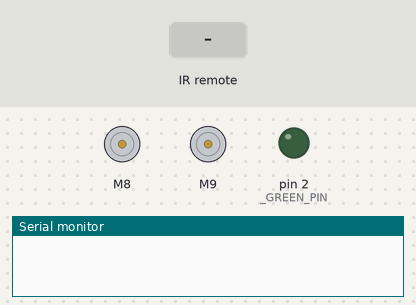
A program run on a simulated Arduino Uno, built with avr-gcc and run on an emulated ATmega328P. On the bench: 2 × DC motor (green arrow = forward, orange = backward, longer = faster), output pins drawn as LEDs (lit = HIGH), the last lines printed to the serial monitor. The test bench sets the inputs (shaded band).

Above: at 1.3 s.
1.4 s: infrared code 0xFFA25D received
At 2.0 s:
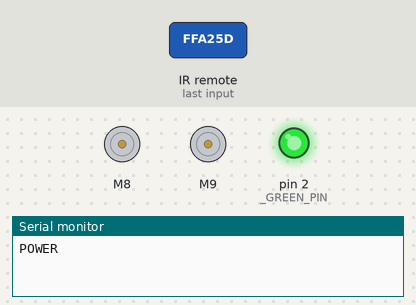
3.0 s: infrared code 0xFFE01F received
At 4.2 s:
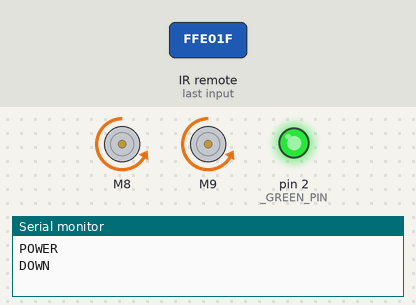
4.5 s: infrared code 0xFF906F received
At 5.5 s:
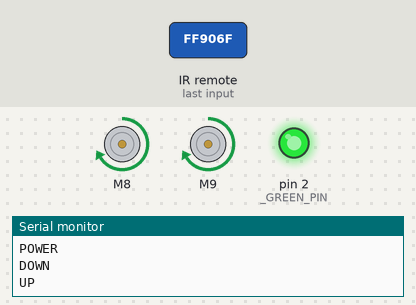
6.0 s: infrared code 0x20DF827D received
At 6.7 s:
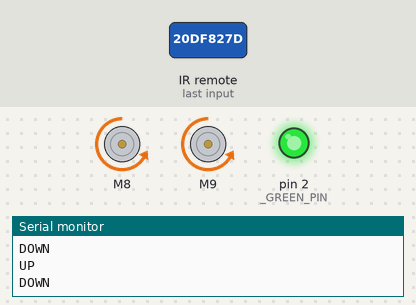
9.0 s: infrared code 0xFF22DD received
At 10.2 s:
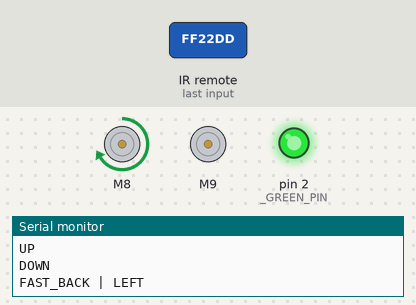
10.5 s: infrared code 0x20DF02FD received
At 11.4 s:
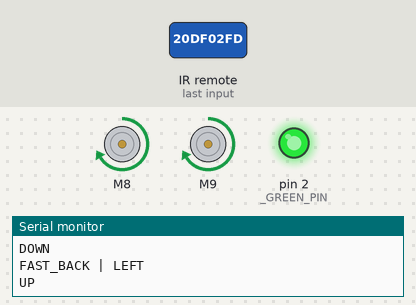
Timing chart, 0 to 15.5 s (numbered marks = the images above; inputs shaded):
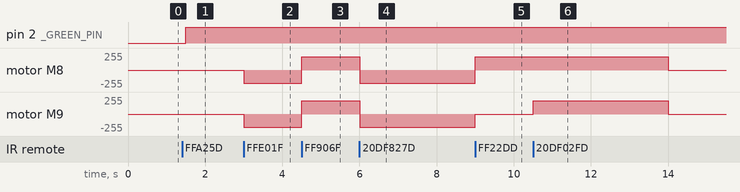

The program:

main.cpp
```cpp
#include <Arduino.h>

#define _CALIBRATE_REMOTE_CONTROL 1
#define _CONTROL_MOTORS_WITH_REMOTE 2
#define _ANALYSE_PINS 3

#define _PROGRAM_TYPE _CONTROL_MOTORS_WITH_REMOTE


// ========================================================================

#if _PROGRAM_TYPE == _CALIBRATE_REMOTE_CONTROL

#include <IRremote.h>

int receiver = 2; // Signal Pin of IR receiver to Arduino Digital Pin 11

/*-----( Declare objects )-----*/
IRrecv irrecv(receiver);     // create instance of 'irrecv'
decode_results results;      // create instance of 'decode_results'

/*-----( Function )-----*/
void translateIR() {
  // takes action based on IR code received
  // describing Remote IR codes

  switch(results.value) {
    case 0xFFA25D: Serial.println("POWER");         break;
    case 0xFFE21D: Serial.println("FUNC/STOP");     break;
    case 0xFF629D: Serial.println("VOL+");          break;
    case 0xFF22DD: Serial.println("FAST BACK");     break;
    case 0xFF02FD: Serial.println("PAUSE");         break;
    case 0xFFC23D: Serial.println("FAST FORWARD");  break;
    case 0xFFE01F: Serial.println("DOWN");          break;
    case 0xFFA857: Serial.println("VOL-");          break;
    case 0xFF906F: Serial.println("UP");            break;
    case 0xFF9867: Serial.println("EQ");            break;
    case 0xFFB04F: Serial.println("ST/REPT");       break;
    case 0xFF6897: Serial.println("0");             break;
    case 0xFF30CF: Serial.println("1");             break;
    case 0xFF18E7: Serial.println("2");             break;
    case 0xFF7A85: Serial.println("3");             break;
    case 0xFF10EF: Serial.println("4");             break;
    case 0xFF38C7: Serial.println("5");             break;
    case 0xFF5AA5: Serial.println("6");             break;
    case 0xFF42BD: Serial.println("7");             break;
    case 0xFF4AB5: Serial.println("8");             break;
    case 0xFF52AD: Serial.println("9");             break;
    case 0xFFFFFFFF: Serial.println(" REPEAT");     break;

    default:

      Serial.print("other button: ");Serial.print(results.value, HEX);Serial.println();

  }// End Case
} //END translateIR

/*
tv remote:
- 20DF02FD = UP
- 20DF827D = DOWN
- 20DFE01F = LEFT
- 20DF609F = RIGHT
- 20DF22DD = OK/CENTER
- 20DF40BF = VOL_UP
- 20DFC03F = VOL_DOWN
*/

void setup() {
  Serial.begin(9600);
  while(!Serial) {};
  Serial.println("IR Receiver Button Decode");
  irrecv.enableIRIn(); // Start the receiver
}

#define _LOOP_DELAY 500
unsigned long loopDelayTime;

void loop() {
  int signalDecoded = irrecv.decode(&results);

  // have we received an IR signal?
  if (signalDecoded) {
    translateIR();
    delay(_LOOP_DELAY); // Do not get immediate repeat
    irrecv.resume(); // receive the next value
  }

  loopDelayTime = signalDecoded ? 0 : _LOOP_DELAY;
  delay(loopDelayTime);
} /* --(end main loop )-- */

#elif _PROGRAM_TYPE == _CONTROL_MOTORS_WITH_REMOTE

#include <L298NX2.h>
#include <IRremote.h>

#define STDBY_PIN 13
#define _GREEN_PIN 2

// Pin definition
// WATCH OUT: THIS PIN DEFINITION IS VERY SPECIFIC
// NOTE: THERE IS A PROBLEM WITH PIN 11
// THERE ARE CONFLICTS WITH THE TIMERS AND THE MOTOR vs IR libraries: https://electronics.stackexchange.com/questions/511633/unable-to-use-ir-receiver-and-motor-shield-together
const unsigned int PWMA = 6;
const unsigned int _A12 = 7;
const unsigned int _A11 = 8;

const unsigned int _B11 = 9;
const unsigned int _B12 = 12;
const unsigned int PWMB = 10; // these have to be "squiggly pins"

// Initialize both motors
L298NX2 motors(PWMA, _A11,_A12, PWMB, _B11, _B12);

#define _RECV_PIN 4 // Signal Pin of IR receiver to Arduino Digital Pin
IRrecv irrecv(_RECV_PIN);     // create instance of 'irrecv'
decode_results results;      // create instance of 'decode_results'

#define _MOTOR_STD_SPEED 200

void handleIrSignal();


void setup() {
  pinMode(_GREEN_PIN, OUTPUT);
  digitalWrite(_GREEN_PIN, LOW);

  // Used to display information
  Serial.begin(9600);

  // Wait for Serial Monitor to be opened
  while (!Serial) {}

    // IR setup
  irrecv.blink13(false);
  irrecv.enableIRIn();
}

#define _LOOP_DELAY 500
unsigned long loopDelayTime;

#define _MOTOR_ACTION_DURATION_MS 3000
unsigned long motorActionStartTimeMs = 0;
unsigned long motorActionEndTimeMs = 0;
unsigned long currentTimeMs;
bool motorsMoving;

void loop() {
  currentTimeMs = millis();
  motorsMoving = motors.isMovingA() || motors.isMovingB();
  if (currentTimeMs > motorActionEndTimeMs && motorsMoving) {
    motors.stop();
  }

  int signalDecoded = irrecv.decode(&results);

  // have we received an IR signal?
  if (signalDecoded) {
    handleIrSignal();
    delay(_LOOP_DELAY); // Do not get immediate repeat
    irrecv.resume(); // receive the next value
  }

  loopDelayTime = signalDecoded ? 0 : _LOOP_DELAY;
  delay(loopDelayTime);
}


void handleIrSignal() {
  // takes action based on IR code received
  // describing Remote IR codes
  bool signalOk = false;

  switch(results.value) {
    case 0xFFA25D:
      Serial.println("POWER");
      signalOk = true;
      motors.stop();
      break;

    case 0xFF02FD: // kit control
    case 0x20DF22DD: // tv remote
      Serial.println("PAUSE | OK");
      signalOk = true;
      motors.stop();
      break;

    case 0xFFE01F:    // kit control
    case 0x20DF827D:  // tv remote
      Serial.println("DOWN");
      signalOk = true;
      motors.setSpeed(_MOTOR_STD_SPEED);
      motors.backward();
      motorActionStartTimeMs = millis();
      motorActionEndTimeMs = motorActionStartTimeMs + _MOTOR_ACTION_DURATION_MS;
      break;

    case 0xFF906F:    // kit control
    case 0x20DF02FD:  // tv remote
      Serial.println("UP");
      signalOk = true;
      motors.setSpeed(_MOTOR_STD_SPEED);
      motors.forward();
      motorActionStartTimeMs = millis();
      motorActionEndTimeMs = motorActionStartTimeMs + _MOTOR_ACTION_DURATION_MS;
      break;

    case 0xFF22DD: // kit control
    case 0x20DFE01F: // tv remote
      Serial.println("FAST_BACK | LEFT");
      signalOk = true;
      motors.setSpeedA(_MOTOR_STD_SPEED);
      motors.forwardA();
      motorActionStartTimeMs = millis();
      motorActionEndTimeMs = motorActionStartTimeMs + _MOTOR_ACTION_DURATION_MS;
      break;

    case 0xFFC23D: // kit control
    case 0x20DF609F: // tv remote
      Serial.println("FAST_FORWARD | RIGHT");
      signalOk = true;
      motors.setSpeedB(_MOTOR_STD_SPEED);
      motors.forwardB();
      motorActionStartTimeMs = millis();
      motorActionEndTimeMs = motorActionStartTimeMs + _MOTOR_ACTION_DURATION_MS;
      break;

    case 0xFFFFFFFF:
      Serial.println("REPEAT");
      break;

    default:
      Serial.print("other button: ");Serial.print(results.value, HEX);Serial.println();
      signalOk = false;
      break;
  }// End Case

  digitalWrite(_GREEN_PIN, signalOk);
}


#elif _PROGRAM_TYPE == _ANALYSE_PINS

#include <IRremote.h>

int receiver = 3; // Signal Pin of IR receiver to Arduino Digital Pin 2

/*-----( Declare objects )-----*/
IRrecv irrecv(receiver);     // create instance of 'irrecv'
decode_results results;      // create instance of 'decode_results'


void handleIrSignal() {
  // takes action based on IR code received
  // describing Remote IR codes

  switch(results.value) {
    case 0xFFA25D:
    case 0xE318261B:
      Serial.println("POWER");
      break;

    case 0xFFE01F:
      Serial.println("DOWN");
      break;

    case 0xFF906F:
      Serial.println("UP");
      break;

    case 0xFFFFFFFF:
      Serial.println("REPEAT");
      break;

    default:
      Serial.print("other button: ");Serial.print(results.value, HEX);Serial.println();
  }// End Case
}


void setup() {
  // pinMode(STDBY_PIN, OUTPUT);
  // digitalWrite(STDBY_PIN, HIGH);

  // Used to display information
  Serial.begin(9600);

  // Wait for Serial Monitor to be opened
  while (!Serial) {}

    // IR setup
  irrecv.blink13(false);
  irrecv.enableIRIn();
}

void loop() {
  for (int pin = 2 ; pin <= 13 ; pin++) {
    auto pinValue = digitalRead(pin);

    Serial.print("Pin ");
    Serial.print(pin);
    Serial.print(" value = ");
    Serial.println(pinValue);
  }

  Serial.println();
  delay(5000);
}


#endif
```

Measured:
- after the input at 1.4 s, pin 2 (_GREEN_PIN): LOW → HIGH after 0.10 s
- after the input at 3.0 s, motor M8, motor M9: stopped → backward 200/255 at once
- after the input at 4.5 s, motor M8, motor M9: backward 200/255 → forward 200/255 at once
- after the input at 6.0 s, motor M8, motor M9: forward 200/255 → backward 200/255 at once
- after the input at 9.0 s, motor M8: backward 200/255 → forward 200/255 at once
- after the input at 10.5 s, motor M8: forward 200/255 → stopped after 3.5 s instead of 2.0 s; motor M9: stopped → forward 200/255 at once, → stopped 3.5 s later
